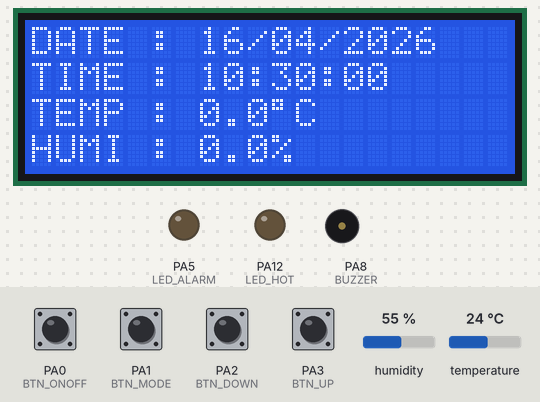
Bench run of a sketch on a simulated STM32 Blue Pill. Parts: 20×4 character LCD, output pins drawn as LEDs (lit = HIGH), buzzer (waves = sounding, pin HIGH). The inputs (shaded band) are chosen by the test bench; at power-on: PA0 (BTN_ONOFF), PA1 (BTN_MODE), PA2 (BTN_DOWN), PA3 (BTN_UP) HIGH, temperature 24 °C, humidity 55 %.

Above: at 1.2 s.
1.3 s: PA0 (BTN_ONOFF) pulled LOW for 0.2 s
At 2.6 s:
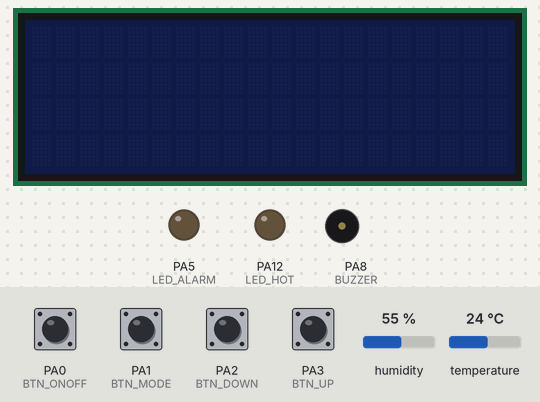
3.0 s: PA0 (BTN_ONOFF) pulled LOW for 1 s
At 4.4 s:
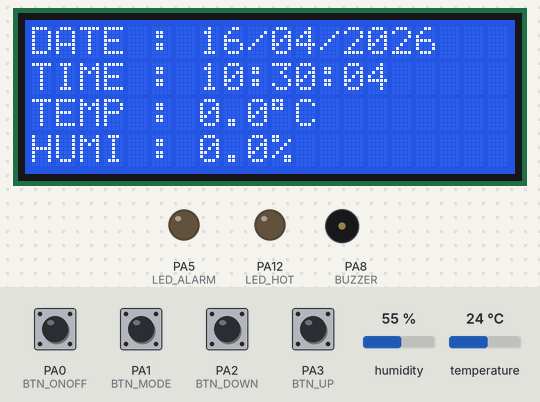
5.5 s: PA1 (BTN_MODE) pulled LOW for 0.2 s
At 6.0 s:
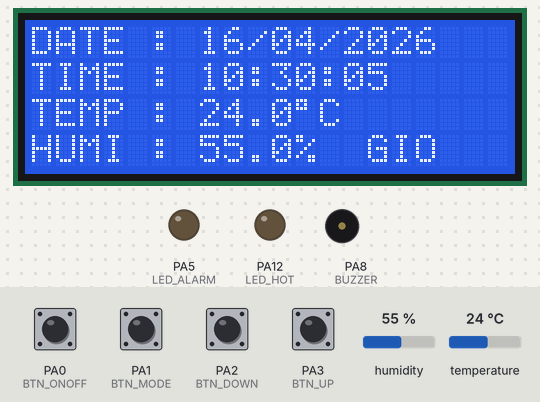
8.6 s: PA1 (BTN_MODE) pulled LOW for 1 s
At 9.1 s:
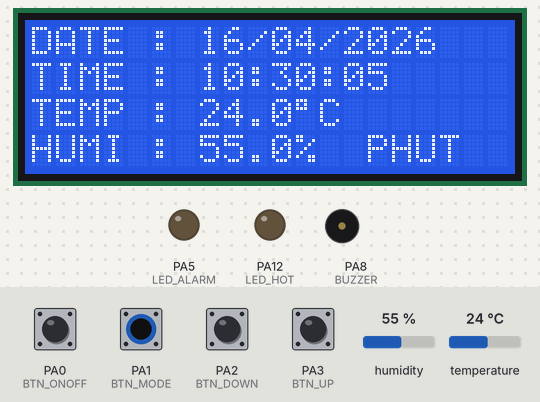
11.8 s: PA1 (BTN_MODE) pulled LOW for 0.2 s
At 12.3 s:
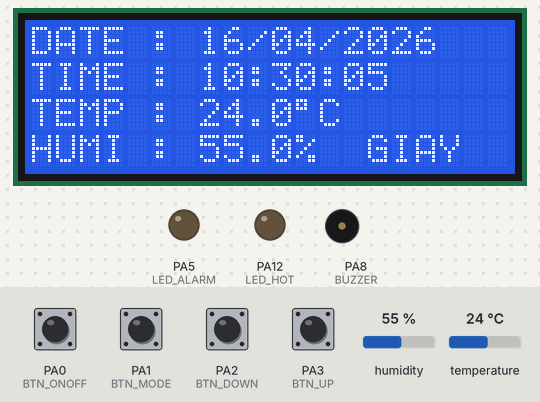
14.9 s: temperature set to 39.3 °C
At 15.8 s:
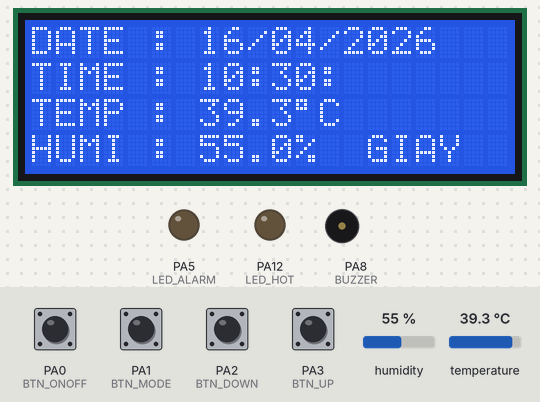
16.6 s: temperature set to 40.5 °C
Timing chart, 0 to 21.6 s (numbered marks = the images above; inputs shaded):
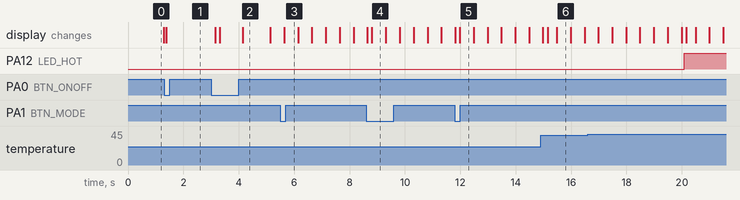

Measured:
- after the input at 1.3 s, the display: changes after 0.09 s (image 1)
- after the input at 3.0 s, the display: first changes after 0.16 s (image 2 shows a later state)
- after the input at 5.5 s, the display: changes after 0.14 s (image 3)
- after the input at 8.6 s, the display: first differs from a run without the input after 0.21 s (image 4)
- after the input at 11.8 s, the display: first differs from a run without the input after 0.18 s (image 5)
- after the input at 14.9 s, the display: first differs from a run without the input after 0.25 s (image 6 shows a later state)
- after the input at 16.6 s, PA12 (LED_HOT): LOW → HIGH after 3.5 s

The sketch:

wokwi-stm32-blue-pill.ino
```cpp
#include <Wire.h>
#include <LiquidCrystal_I2C.h>
#include <DHT.h>

LiquidCrystal_I2C lcd(0x27, 20, 4);

#define DHTPIN    PA15

#define BTN_ONOFF PA0
#define BTN_MODE  PA1
#define BTN_UP    PA3
#define BTN_DOWN  PA2

#define LED_HOT   PA12
#define LED_ALARM PA5
#define BUZZER    PA8

DHT dht(DHTPIN, DHT22);

int dd = 16, mo = 4, yyyy = 2026;
int h = 10, m = 30, s = 0;

int mode = 0;

unsigned long lastTick     = 0;
unsigned long lastDHT      = 0;
unsigned long lastBtnMode  = 0;
unsigned long lastBtnUp    = 0;
unsigned long lastBtnDown  = 0;
unsigned long lastBlink    = 0;
unsigned long lastBtnOnOff = 0;
bool blinkOn = true;

float temp = 0, humi = 0;
bool lastBtnModeState  = HIGH;
bool lastBtnUpState    = HIGH;
bool lastBtnDownState  = HIGH;
bool lastBtnOnOffState = HIGH;
bool systemOn = true;

void setup() {
  Wire.setSDA(PB7);
  Wire.setSCL(PB6);
  Wire.begin();

  lcd.init();
  lcd.backlight();
  lcd.clear();

  pinMode(BTN_MODE,  INPUT_PULLUP);
  pinMode(BTN_UP,    INPUT_PULLUP);
  pinMode(BTN_DOWN,  INPUT_PULLUP);
  pinMode(BTN_ONOFF, INPUT_PULLUP);
  pinMode(LED_HOT,   OUTPUT);
  pinMode(LED_ALARM, OUTPUT);
  pinMode(BUZZER,    OUTPUT);

  digitalWrite(LED_HOT,   LOW);
  digitalWrite(LED_ALARM, LOW);
  digitalWrite(BUZZER,    LOW);

  dht.begin();

  lastTick = millis();
  lastDHT  = millis();
}

void printField(int val, bool isEditing) {
  if (isEditing && !blinkOn) {
    lcd.print("  ");
  } else {
    if (val < 10) lcd.print("0");
    lcd.print(val);
  }
}

void printYear(int val, bool isEditing) {
  if (isEditing && !blinkOn) {
    lcd.print("    ");
  } else {
    lcd.print(val);
  }
}

void loop() {
  unsigned long now = millis();

  // Nút ON/OFF toggle
  bool btnOnOffState = digitalRead(BTN_ONOFF);
  if (btnOnOffState == LOW && lastBtnOnOffState == HIGH && (now - lastBtnOnOff) > 500) {
    lastBtnOnOff = now;
    systemOn = !systemOn;
    if (!systemOn) {
      lcd.noBacklight();
      lcd.clear();
      digitalWrite(LED_ALARM, LOW);
      digitalWrite(BUZZER,    LOW);
    } else {
      lcd.backlight();
    }
  }
  lastBtnOnOffState = btnOnOffState;

  if (!systemOn) {
    delay(100);
    return;
  }

  // Đếm giây khi không ở mode chỉnh
  if (mode == 0 && now - lastTick >= 1000) {
    lastTick += 1000;
    s++;
    if (s >= 60) { s = 0; m++; }
    if (m >= 60) { m = 0; h++; }
    if (h >= 24) h = 0;
  }

  // Blink mỗi 400ms
  if (now - lastBlink >= 400) {
    lastBlink = now;
    blinkOn = !blinkOn;
  }

  // Nút MODE
  bool btnModeState = digitalRead(BTN_MODE);
  if (btnModeState == LOW && lastBtnModeState == HIGH && (now - lastBtnMode) > 200) {
    lastBtnMode = now;
    mode++;
    if (mode > 6) {
      mode = 0;
      lastTick = millis();
    }
    blinkOn = true;
    lastBlink = now;
  }
  lastBtnModeState = btnModeState;

  // Nút UP
  bool btnUpState = digitalRead(BTN_UP);
  if (btnUpState == LOW && lastBtnUpState == HIGH && (now - lastBtnUp) > 200) {
    lastBtnUp = now;
    if      (mode == 0) { h++;    if (h  >= 24) h  = 0;  }
    else if (mode == 1) { h++;    if (h  >= 24) h  = 0;  }
    else if (mode == 2) { m++;    if (m  >= 60) m  = 0;  }
    else if (mode == 3) { s++;    if (s  >= 60) s  = 0;  }
    else if (mode == 4) { dd++;   if (dd > 31)  dd = 1;  }
    else if (mode == 5) { mo++;   if (mo > 12)  mo = 1;  }
    else if (mode == 6) { yyyy++;                         }
  }
  lastBtnUpState = btnUpState;

  // Nút DOWN
  bool btnDownState = digitalRead(BTN_DOWN);
  if (btnDownState == LOW && lastBtnDownState == HIGH && (now - lastBtnDown) > 200) {
    lastBtnDown = now;
    if      (mode == 0) { h--;    if (h  < 0)  h  = 23; }
    else if (mode == 1) { h--;    if (h  < 0)  h  = 23; }
    else if (mode == 2) { m--;    if (m  < 0)  m  = 59; }
    else if (mode == 3) { s--;    if (s  < 0)  s  = 59; }
    else if (mode == 4) { dd--;   if (dd < 1)  dd = 31; }
    else if (mode == 5) { mo--;   if (mo < 1)  mo = 12; }
    else if (mode == 6) { yyyy--;                        }
  }
  lastBtnDownState = btnDownState;

  // Đọc DHT mỗi 5 giây
  if (now - lastDHT >= 5000) {
    lastDHT = now;
    float t = dht.readTemperature();
    float f = dht.readHumidity();
    if (!isnan(t)) temp = t;
    if (!isnan(f)) humi = f;
  }


 // LED_HOT sáng khi quá nhiệt
  digitalWrite(LED_HOT, temp > 40.0 ? HIGH : LOW);

  // Buzzer + LED_ALARM kêu/sáng đầu mỗi giờ
  if (m == 0 && s == 0) {
    digitalWrite(LED_ALARM, HIGH);
    digitalWrite(BUZZER, HIGH);
    delay(200);
    digitalWrite(BUZZER, LOW);
    digitalWrite(LED_ALARM, LOW);
  }
  // Hiển thị
  lcd.setCursor(0, 0);
  lcd.print("DATE : ");
  printField(dd,   mode == 4);
  lcd.print("/");
  printField(mo,   mode == 5);
  lcd.print("/");
  printYear(yyyy,  mode == 6);

  lcd.setCursor(0, 1);
  lcd.print("TIME : ");
  printField(h, mode == 1);
  lcd.print(":");
  printField(m, mode == 2);
  lcd.print(":");
  printField(s, mode == 3);

  lcd.setCursor(0, 2);
  lcd.print("TEMP : ");
  lcd.print(temp, 1);
  lcd.print((char)223);
  lcd.print("C   ");

  lcd.setCursor(0, 3);
  lcd.print("HUMI : ");
  lcd.print(humi, 1);
  lcd.print("%   ");

  // Indicator mode
  lcd.setCursor(14, 3);
  if      (mode == 0) lcd.print("      ");
  else if (mode == 1) lcd.print("GIO   ");
  else if (mode == 2) lcd.print("PHUT  ");
  else if (mode == 3) lcd.print("GIAY  ");
  else if (mode == 4) lcd.print("NGAY  ");
  else if (mode == 5) lcd.print("THANG ");
  else if (mode == 6) lcd.print("NAM   ");

  delay(100);
}
```
